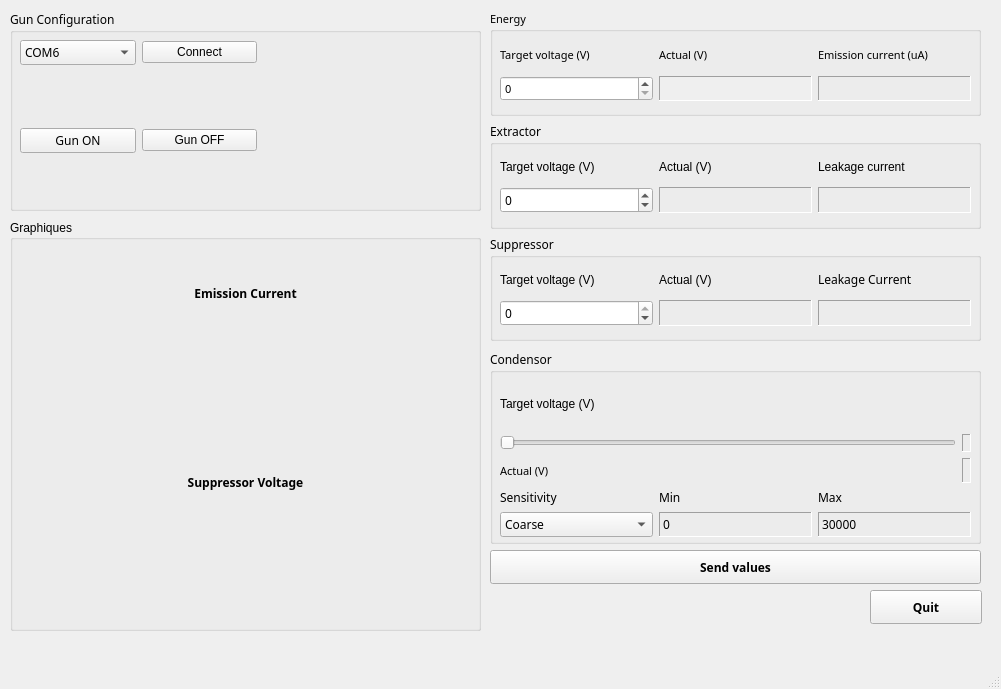
<?xml version="1.0" encoding="UTF-8"?>
<ui version="4.0">
 <class>MainWindow</class>
 <widget class="QMainWindow" name="MainWindow">
  <property name="enabled">
   <bool>true</bool>
  </property>
  <property name="geometry">
   <rect>
    <x>0</x>
    <y>0</y>
    <width>1001</width>
    <height>689</height>
   </rect>
  </property>
  <property name="windowTitle">
   <string>FIB Source</string>
  </property>
  <property name="animated">
   <bool>true</bool>
  </property>
  <widget class="QWidget" name="centralwidget">
   <widget class="QWidget" name="verticalLayoutWidget">
    <property name="geometry">
     <rect>
      <x>10</x>
      <y>10</y>
      <width>471</width>
      <height>201</height>
     </rect>
    </property>
    <layout class="QVBoxLayout" name="verticalLayout">
     <item>
      <widget class="QGroupBox" name="groupBox">
       <property name="font">
        <font>
         <family>Microsoft YaHei</family>
        </font>
       </property>
       <property name="title">
        <string>Gun Configuration</string>
       </property>
       <widget class="QWidget" name="verticalLayoutWidget_2">
        <property name="geometry">
         <rect>
          <x>10</x>
          <y>30</y>
          <width>237</width>
          <height>113</height>
         </rect>
        </property>
        <layout class="QVBoxLayout" name="verticalLayout_2">
         <item>
          <layout class="QHBoxLayout" name="horizontalLayout_3">
           <item>
            <widget class="QComboBox" name="comboBox_portcom">
             <property name="currentText">
              <string>COM6</string>
             </property>
             <property name="currentIndex">
              <number>5</number>
             </property>
             <property name="minimumContentsLength">
              <number>0</number>
             </property>
             <item>
              <property name="text">
               <string>COM1</string>
              </property>
             </item>
             <item>
              <property name="text">
               <string>COM2</string>
              </property>
             </item>
             <item>
              <property name="text">
               <string>COM3</string>
              </property>
             </item>
             <item>
              <property name="text">
               <string>COM4</string>
              </property>
             </item>
             <item>
              <property name="text">
               <string>COM5</string>
              </property>
             </item>
             <item>
              <property name="text">
               <string>COM6</string>
              </property>
             </item>
             <item>
              <property name="text">
               <string>COM7</string>
              </property>
             </item>
            </widget>
           </item>
           <item>
            <widget class="QPushButton" name="pushButton_connect">
             <property name="font">
              <font>
               <family>Microsoft YaHei UI</family>
              </font>
             </property>
             <property name="text">
              <string>Connect</string>
             </property>
            </widget>
           </item>
          </layout>
         </item>
         <item>
          <widget class="QLabel" name="label_port_connected">
           <property name="text">
            <string/>
           </property>
          </widget>
         </item>
         <item>
          <layout class="QHBoxLayout" name="horizontalLayout">
           <item>
            <widget class="QPushButton" name="pushButton_gun_on">
             <property name="enabled">
              <bool>true</bool>
             </property>
             <property name="font">
              <font>
               <family>Microsoft YaHei</family>
               <underline>false</underline>
              </font>
             </property>
             <property name="text">
              <string>Gun ON</string>
             </property>
             <property name="autoDefault">
              <bool>false</bool>
             </property>
             <property name="flat">
              <bool>false</bool>
             </property>
            </widget>
           </item>
           <item>
            <widget class="QPushButton" name="pushButton_gun_off">
             <property name="font">
              <font>
               <family>Microsoft YaHei UI</family>
               <underline>false</underline>
              </font>
             </property>
             <property name="text">
              <string>Gun OFF</string>
             </property>
            </widget>
           </item>
          </layout>
         </item>
        </layout>
       </widget>
       <widget class="QLabel" name="label">
        <property name="geometry">
         <rect>
          <x>260</x>
          <y>20</y>
          <width>201</width>
          <height>171</height>
         </rect>
        </property>
        <property name="maximumSize">
         <size>
          <width>251</width>
          <height>171</height>
         </size>
        </property>
        <property name="text">
         <string/>
        </property>
        <property name="pixmap">
         <pixmap>../../photo interface2.png</pixmap>
        </property>
       </widget>
      </widget>
     </item>
    </layout>
   </widget>
   <widget class="QWidget" name="verticalLayoutWidget_3">
    <property name="geometry">
     <rect>
      <x>490</x>
      <y>10</y>
      <width>491</width>
      <height>331</height>
     </rect>
    </property>
    <layout class="QVBoxLayout" name="verticalLayout_3">
     <item>
      <widget class="QGroupBox" name="groupBox_6">
       <property name="font">
        <font>
         <family>Microsoft YaHei</family>
         <pointsize>8</pointsize>
         <weight>50</weight>
         <bold>false</bold>
         <underline>false</underline>
        </font>
       </property>
       <property name="title">
        <string>Energy</string>
       </property>
       <property name="flat">
        <bool>false</bool>
       </property>
       <property name="checkable">
        <bool>false</bool>
       </property>
       <widget class="QWidget" name="layoutWidget">
        <property name="geometry">
         <rect>
          <x>10</x>
          <y>30</y>
          <width>471</width>
          <height>61</height>
         </rect>
        </property>
        <layout class="QGridLayout" name="gridLayout_3">
         <property name="sizeConstraint">
          <enum>QLayout::SetNoConstraint</enum>
         </property>
         <item row="2" column="1">
          <widget class="QLabel" name="label_actual_energy">
           <property name="autoFillBackground">
            <bool>true</bool>
           </property>
           <property name="frameShape">
            <enum>QFrame::Panel</enum>
           </property>
           <property name="frameShadow">
            <enum>QFrame::Sunken</enum>
           </property>
           <property name="text">
            <string/>
           </property>
          </widget>
         </item>
         <item row="1" column="0">
          <widget class="QLabel" name="label_1">
           <property name="font">
            <font>
             <family>Microsoft YaHei</family>
             <pointsize>8</pointsize>
             <weight>50</weight>
             <bold>false</bold>
             <underline>false</underline>
            </font>
           </property>
           <property name="text">
            <string>Target voltage (V)</string>
           </property>
          </widget>
         </item>
         <item row="1" column="1">
          <widget class="QLabel" name="label_5">
           <property name="font">
            <font>
             <family>Microsoft YaHei</family>
             <pointsize>8</pointsize>
             <weight>50</weight>
             <bold>false</bold>
             <underline>false</underline>
            </font>
           </property>
           <property name="text">
            <string>Actual (V)</string>
           </property>
          </widget>
         </item>
         <item row="2" column="0">
          <widget class="QSpinBox" name="spinBox_energy">
           <property name="maximum">
            <number>30000</number>
           </property>
           <property name="value">
            <number>0</number>
           </property>
          </widget>
         </item>
         <item row="1" column="2">
          <widget class="QLabel" name="label_8">
           <property name="font">
            <font>
             <family>Microsoft YaHei</family>
             <pointsize>8</pointsize>
             <weight>50</weight>
             <bold>false</bold>
             <underline>false</underline>
            </font>
           </property>
           <property name="text">
            <string>Emission current (uA)</string>
           </property>
          </widget>
         </item>
         <item row="2" column="2">
          <widget class="QLabel" name="label_actual_emission_current">
           <property name="frameShape">
            <enum>QFrame::Panel</enum>
           </property>
           <property name="frameShadow">
            <enum>QFrame::Sunken</enum>
           </property>
           <property name="text">
            <string/>
           </property>
          </widget>
         </item>
        </layout>
       </widget>
      </widget>
     </item>
     <item>
      <widget class="QGroupBox" name="groupBox_5">
       <property name="font">
        <font>
         <family>Microsoft YaHei</family>
         <weight>50</weight>
         <bold>false</bold>
        </font>
       </property>
       <property name="title">
        <string>Extractor</string>
       </property>
       <property name="flat">
        <bool>false</bool>
       </property>
       <widget class="QWidget" name="layoutWidget">
        <property name="geometry">
         <rect>
          <x>10</x>
          <y>30</y>
          <width>471</width>
          <height>61</height>
         </rect>
        </property>
        <layout class="QGridLayout" name="gridLayout_2">
         <item row="1" column="1">
          <widget class="QLabel" name="label_actual_extractor">
           <property name="frameShape">
            <enum>QFrame::Panel</enum>
           </property>
           <property name="frameShadow">
            <enum>QFrame::Sunken</enum>
           </property>
           <property name="text">
            <string/>
           </property>
          </widget>
         </item>
         <item row="1" column="0">
          <widget class="QSpinBox" name="spinBox_extractor">
           <property name="minimum">
            <number>-10000</number>
           </property>
           <property name="maximum">
            <number>200</number>
           </property>
           <property name="value">
            <number>0</number>
           </property>
          </widget>
         </item>
         <item row="1" column="2">
          <widget class="QLabel" name="label_extractor_current">
           <property name="frameShape">
            <enum>QFrame::Panel</enum>
           </property>
           <property name="frameShadow">
            <enum>QFrame::Sunken</enum>
           </property>
           <property name="text">
            <string/>
           </property>
          </widget>
         </item>
         <item row="0" column="0">
          <widget class="QLabel" name="label_2">
           <property name="font">
            <font>
             <family>Microsoft YaHei UI</family>
             <weight>50</weight>
             <bold>false</bold>
            </font>
           </property>
           <property name="text">
            <string>Target voltage (V)</string>
           </property>
          </widget>
         </item>
         <item row="0" column="1">
          <widget class="QLabel" name="label_6">
           <property name="font">
            <font>
             <family>Microsoft YaHei UI</family>
             <weight>50</weight>
             <bold>false</bold>
            </font>
           </property>
           <property name="text">
            <string>Actual (V)</string>
           </property>
          </widget>
         </item>
         <item row="0" column="2">
          <widget class="QLabel" name="label_9">
           <property name="font">
            <font>
             <family>Microsoft YaHei UI</family>
             <weight>50</weight>
             <bold>false</bold>
            </font>
           </property>
           <property name="text">
            <string>Leakage current</string>
           </property>
          </widget>
         </item>
        </layout>
       </widget>
      </widget>
     </item>
     <item>
      <widget class="QGroupBox" name="groupBox_suppressor">
       <property name="enabled">
        <bool>true</bool>
       </property>
       <property name="font">
        <font>
         <family>Microsoft YaHei</family>
        </font>
       </property>
       <property name="title">
        <string>Suppressor</string>
       </property>
       <property name="flat">
        <bool>false</bool>
       </property>
       <widget class="QWidget" name="layoutWidget">
        <property name="geometry">
         <rect>
          <x>10</x>
          <y>30</y>
          <width>471</width>
          <height>61</height>
         </rect>
        </property>
        <layout class="QGridLayout" name="gridLayout_4">
         <item row="0" column="1">
          <widget class="QLabel" name="label_7">
           <property name="font">
            <font>
             <family>Microsoft YaHei UI</family>
            </font>
           </property>
           <property name="layoutDirection">
            <enum>Qt::LeftToRight</enum>
           </property>
           <property name="text">
            <string>Actual (V)</string>
           </property>
          </widget>
         </item>
         <item row="0" column="0">
          <widget class="QLabel" name="label_3">
           <property name="font">
            <font>
             <family>Microsoft YaHei UI</family>
            </font>
           </property>
           <property name="text">
            <string>Target voltage (V)</string>
           </property>
          </widget>
         </item>
         <item row="1" column="1">
          <widget class="QLabel" name="label_actual_suppressor">
           <property name="frameShape">
            <enum>QFrame::Panel</enum>
           </property>
           <property name="frameShadow">
            <enum>QFrame::Sunken</enum>
           </property>
           <property name="text">
            <string/>
           </property>
          </widget>
         </item>
         <item row="1" column="0">
          <widget class="QSpinBox" name="spinBox_suppressor">
           <property name="enabled">
            <bool>true</bool>
           </property>
           <property name="minimum">
            <number>-3000</number>
           </property>
           <property name="maximum">
            <number>0</number>
           </property>
           <property name="value">
            <number>0</number>
           </property>
          </widget>
         </item>
         <item row="0" column="2">
          <widget class="QLabel" name="label_10">
           <property name="font">
            <font>
             <family>Microsoft YaHei</family>
            </font>
           </property>
           <property name="text">
            <string>Leakage Current</string>
           </property>
          </widget>
         </item>
         <item row="1" column="2">
          <widget class="QLabel" name="label_suppressor_current">
           <property name="frameShape">
            <enum>QFrame::Panel</enum>
           </property>
           <property name="frameShadow">
            <enum>QFrame::Sunken</enum>
           </property>
           <property name="text">
            <string/>
           </property>
          </widget>
         </item>
        </layout>
       </widget>
      </widget>
     </item>
    </layout>
   </widget>
   <widget class="QPushButton" name="pushButton_validate">
    <property name="geometry">
     <rect>
      <x>490</x>
      <y>550</y>
      <width>491</width>
      <height>34</height>
     </rect>
    </property>
    <property name="font">
     <font>
      <family>Microsoft YaHei</family>
      <weight>75</weight>
      <bold>true</bold>
     </font>
    </property>
    <property name="text">
     <string>Send values</string>
    </property>
   </widget>
   <widget class="QPushButton" name="pushButton_quit">
    <property name="geometry">
     <rect>
      <x>870</x>
      <y>590</y>
      <width>112</width>
      <height>34</height>
     </rect>
    </property>
    <property name="font">
     <font>
      <family>Microsoft YaHei</family>
      <weight>75</weight>
      <bold>true</bold>
     </font>
    </property>
    <property name="text">
     <string>Quit</string>
    </property>
   </widget>
   <widget class="QGroupBox" name="groupBox_7">
    <property name="geometry">
     <rect>
      <x>490</x>
      <y>350</y>
      <width>491</width>
      <height>194</height>
     </rect>
    </property>
    <property name="font">
     <font>
      <family>Microsoft YaHei</family>
     </font>
    </property>
    <property name="title">
     <string>Condensor</string>
    </property>
    <property name="flat">
     <bool>false</bool>
    </property>
    <widget class="QWidget" name="verticalLayoutWidget_4">
     <property name="geometry">
      <rect>
       <x>10</x>
       <y>30</y>
       <width>471</width>
       <height>157</height>
      </rect>
     </property>
     <layout class="QVBoxLayout" name="verticalLayout_7">
      <item>
       <widget class="QLabel" name="label_4">
        <property name="font">
         <font>
          <family>Microsoft YaHei UI</family>
         </font>
        </property>
        <property name="text">
         <string>Target voltage (V)</string>
        </property>
       </widget>
      </item>
      <item>
       <layout class="QGridLayout" name="gridLayout_7">
        <item row="0" column="1">
         <widget class="QLabel" name="label_condensor">
          <property name="frameShape">
           <enum>QFrame::Panel</enum>
          </property>
          <property name="frameShadow">
           <enum>QFrame::Sunken</enum>
          </property>
          <property name="text">
           <string/>
          </property>
         </widget>
        </item>
        <item row="1" column="1">
         <widget class="QLabel" name="label_actual_condensor">
          <property name="frameShape">
           <enum>QFrame::Panel</enum>
          </property>
          <property name="frameShadow">
           <enum>QFrame::Sunken</enum>
          </property>
          <property name="text">
           <string/>
          </property>
         </widget>
        </item>
        <item row="0" column="0">
         <widget class="QSlider" name="slider_condensor">
          <property name="maximum">
           <number>30000</number>
          </property>
          <property name="orientation">
           <enum>Qt::Horizontal</enum>
          </property>
         </widget>
        </item>
        <item row="1" column="0">
         <widget class="QLabel" name="label_11">
          <property name="font">
           <font>
            <family>Microsoft YaHei</family>
            <pointsize>8</pointsize>
            <weight>50</weight>
            <bold>false</bold>
            <underline>false</underline>
           </font>
          </property>
          <property name="text">
           <string>Actual (V)</string>
          </property>
         </widget>
        </item>
       </layout>
      </item>
      <item>
       <layout class="QGridLayout" name="gridLayout_6">
        <item row="0" column="2">
         <widget class="QLabel" name="label_13">
          <property name="text">
           <string>Max</string>
          </property>
         </widget>
        </item>
        <item row="1" column="2">
         <widget class="QLabel" name="label_max">
          <property name="frameShape">
           <enum>QFrame::Panel</enum>
          </property>
          <property name="frameShadow">
           <enum>QFrame::Sunken</enum>
          </property>
          <property name="text">
           <string>30000</string>
          </property>
         </widget>
        </item>
        <item row="1" column="1">
         <widget class="QLabel" name="label_min">
          <property name="frameShape">
           <enum>QFrame::Panel</enum>
          </property>
          <property name="frameShadow">
           <enum>QFrame::Sunken</enum>
          </property>
          <property name="text">
           <string>0</string>
          </property>
         </widget>
        </item>
        <item row="0" column="1">
         <widget class="QLabel" name="label_12">
          <property name="text">
           <string>Min</string>
          </property>
         </widget>
        </item>
        <item row="0" column="0">
         <widget class="QLabel" name="label_16">
          <property name="text">
           <string>Sensitivity</string>
          </property>
         </widget>
        </item>
        <item row="1" column="0">
         <widget class="QComboBox" name="comboBox_condensor">
          <item>
           <property name="text">
            <string>Coarse</string>
           </property>
          </item>
          <item>
           <property name="text">
            <string>Medium</string>
           </property>
          </item>
          <item>
           <property name="text">
            <string>Fine</string>
           </property>
          </item>
         </widget>
        </item>
       </layout>
      </item>
     </layout>
    </widget>
   </widget>
   <widget class="QGroupBox" name="groupBox_2">
    <property name="geometry">
     <rect>
      <x>10</x>
      <y>220</y>
      <width>471</width>
      <height>411</height>
     </rect>
    </property>
    <property name="font">
     <font>
      <family>Microsoft YaHei UI</family>
     </font>
    </property>
    <property name="title">
     <string>Graphiques</string>
    </property>
    <widget class="QWidget" name="layoutWidget">
     <property name="geometry">
      <rect>
       <x>10</x>
       <y>30</y>
       <width>451</width>
       <height>371</height>
      </rect>
     </property>
     <layout class="QVBoxLayout" name="verticalLayout_4">
      <item>
       <widget class="QLabel" name="label_18">
        <property name="font">
         <font>
          <family>Microsoft YaHei</family>
         </font>
        </property>
        <property name="text">
         <string>&lt;html&gt;&lt;head/&gt;&lt;body&gt;&lt;p align=&quot;center&quot;&gt;&lt;span style=&quot; font-weight:600;&quot;&gt;Emission Current&lt;/span&gt;&lt;/p&gt;&lt;/body&gt;&lt;/html&gt;</string>
        </property>
       </widget>
      </item>
      <item>
       <widget class="PlotWidget" name="graph_energy_current" native="true"/>
      </item>
      <item>
       <widget class="QLabel" name="label_19">
        <property name="font">
         <font>
          <family>Microsoft YaHei</family>
         </font>
        </property>
        <property name="text">
         <string>&lt;html&gt;&lt;head/&gt;&lt;body&gt;&lt;p align=&quot;center&quot;&gt;&lt;span style=&quot; font-weight:600;&quot;&gt;Suppressor Voltage&lt;/span&gt;&lt;/p&gt;&lt;/body&gt;&lt;/html&gt;</string>
        </property>
       </widget>
      </item>
      <item>
       <widget class="PlotWidget" name="graph_suppressor_voltage" native="true"/>
      </item>
     </layout>
    </widget>
   </widget>
  </widget>
  <widget class="QMenuBar" name="menubar">
   <property name="geometry">
    <rect>
     <x>0</x>
     <y>0</y>
     <width>1001</width>
     <height>21</height>
    </rect>
   </property>
  </widget>
  <widget class="QStatusBar" name="statusbar"/>
 </widget>
 <customwidgets>
  <customwidget>
   <class>PlotWidget</class>
   <extends>QWidget</extends>
   <header>pyqtgraph</header>
   <container>1</container>
  </customwidget>
 </customwidgets>
 <resources/>
 <connections/>
</ui>
